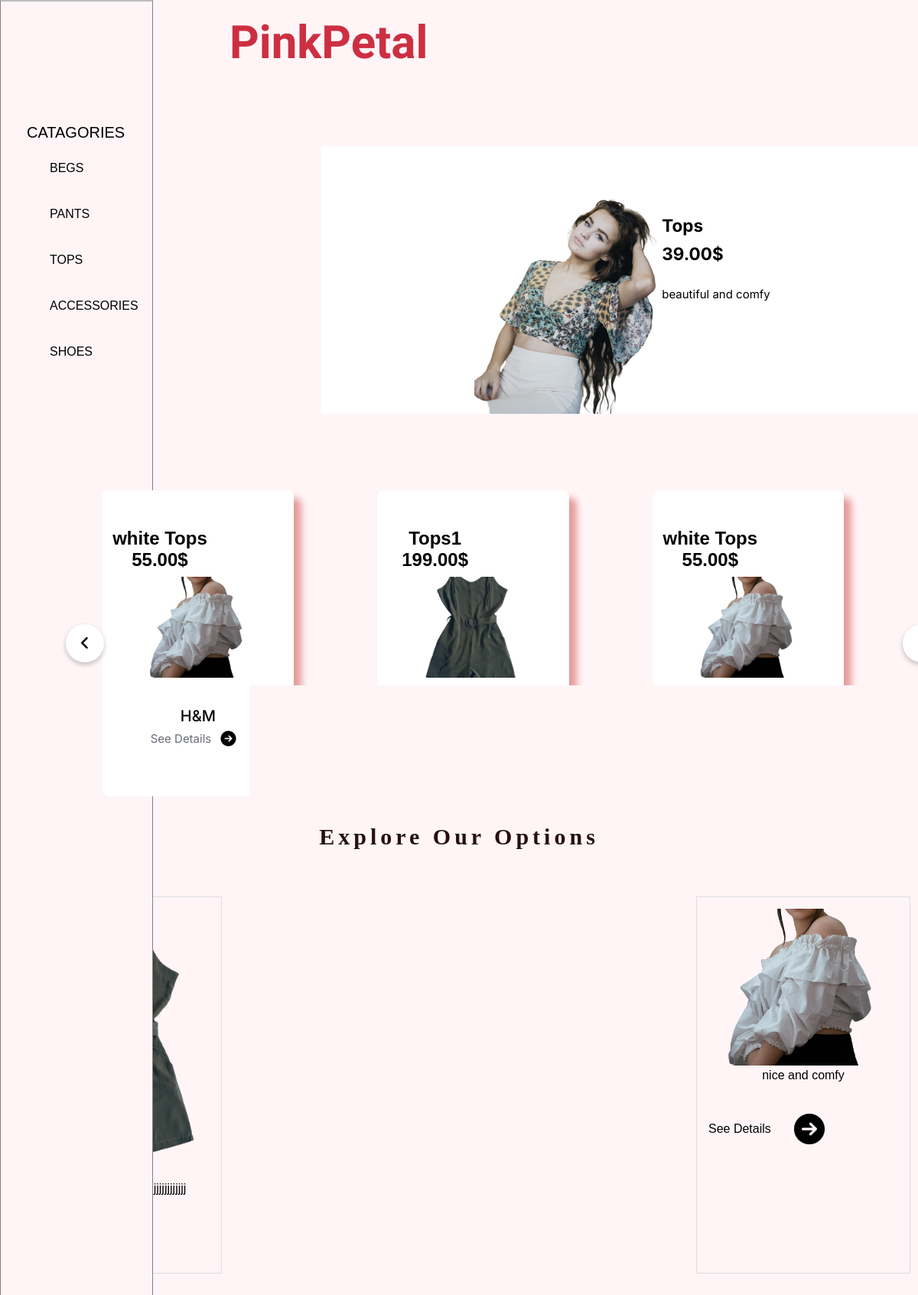
The app's page /categorybag/TOPS/ with its own data.
### petal2/models.py (models this page shows, shortened)
class Category(models.Model):
    name = models.CharField(max_length=100)

class SpecialProduct(models.Model):
    productName = models.CharField(max_length=30)
    price = models.DecimalField(max_digits=10, decimal_places=2)
    description = models.TextField(max_length=50)
    image = models.ImageField(upload_to='catagorybag/', blank=False)
    Category = models.ForeignKey(
        Category, on_delete=models.CASCADE, default=1)

class Product(models.Model):
    productName = models.CharField(max_length=30)
    Brand = models.CharField(max_length=50)
    Material = models.CharField(max_length=150)  # Corrected max_length
    Color = models.CharField(max_length=30)
    Item_Weight = models.DecimalField(
        max_digits=10, decimal_places=2)  # Corrected field type
    price = models.DecimalField(max_digits=10, decimal_places=2)
    description = models.TextField(max_length=50)
    image = models.ImageField(upload_to='catagorybag/', blank=False)
    Category = models.ForeignKey(
        Category, on_delete=models.CASCADE, default=1)

### petal2/views.py (the view)
# urls.py: path('categorybag/', views.categorybag, name='categorybag'),
def categorybag(request, category_name=None):
    Categories = Category.objects.all()
    if category_name:
        category = get_object_or_404(Category, name=category_name)
        products = Product.objects.filter(Category=category)
        SpecialProducts = SpecialProduct.objects.filter(Category=category)
    else:
        products = Product.objects.order_by('price')
        SpecialProducts = SpecialProduct.objects.all()
    return render(request, 'petal2/categorybag.html', {'products': products, 'Categories': Categories, 'SpecialProducts': SpecialProducts})

### petal2/templates/petal2/categorybag.html (shortened to what this page needs)
{% load static %}
<!DOCTYPE html>
<html lang="en">
<head>
    <link rel="stylesheet" href="{% static 'CSS/catagorybag.css' %}">
    <link rel="stylesheet" href="https://cdnjs.cloudflare.com/ajax/libs/font-awesome/6.3.0/css/all.min.css">
</head>
<body>
    <section class="header">
        <div class="nav-logo">
            <h1 class="logo">PinkPetal</h1>
        </div>
        <div class="nav">
            <div class="nav-btn">
                <label for="nav-check">
                </label>
            </div>
        </div>
    </section>
    <div class="sidebar">
        <div class="header-text">
            <span>CATAGORIES</span>
        </div>
        <div class="menu-bar">
            <div class="menu">
                {% for Category in Categories %}
                <li>
                    <a href="{% url 'categorybag_by_category' Category.name %}">{{ Category.name }}</a>
                </li>
                {% endfor %}
            </div>
        </div>
    </div>
    <section class="main">
        {% for SpecialProduct in SpecialProducts %}
        <div class="bag-box">
            <img src="{{ SpecialProduct.image.url }}">
            <div class="box-text">
                <h1>{{ SpecialProduct.productName }}</h1>
                <h1>{{ SpecialProduct.price }}$</h1>
                <p>{{ SpecialProduct.description }}</p>
            </div>
        </div>
        {% endfor %}
    </section>
    <section class="slider">
        <div class="wrapper">
            <i id="left" class="fa-solid fa-angle-left"></i>
            <ul class="carousel">
                {% for product in products %}
                <li class="card">
                    <h1>{{ product.productName }}</h1>
                    <h1>{{ product.price }}$</h1>
                    <div class="img"><img src="{{ product.image.url }}" alt="img" draggable="false"></div>
                    <h2>{{ product.Brand }}</h2>
                    <span class="details">See Details
                        <a href="{% url 'product_detail' product.id %}">
                            <img class="arroww" src="{% static 'images/circledright.png' %}" height="25px">
                        </a>
                    </span>
                </li>
                {% endfor %}
            </ul>
            <i id="right" class="fa-solid fa-angle-right"></i>
        </div>
    </section>
    <br><br>
    <div class="explore">
        <h2> Explore Our Options </h2>
    </div>
    <br> <br>
    <div class="product-container">
        {% for product in products %}
        <div class="product">
            <div class="product{{ product.id }}">
                <img class="grid-image" src="{{ product.image.url }}">
                <div class="item-description">{{ product.description }}</div>
                <br> <br>
            </div>
            <span class="details">See Details
                <a href="{% url 'product_detail' product.id %}">
                    <img class="arrow" src="{% static 'images/circledright.png' %}" height="25px">
                </a>
            </span>
        </div>
        {% endfor %}
    </div>
    <div class="footer">
    </div>
</body>
</html>

### petal2/static/css/catagorybag.css (style rules this page uses)
* { padding: 0; margin: 0; box-sizing: border-box }
body { background-color: #FFF5F7; }
.header { display: flex; align-items: center; justify-content: space-between; }
.nav-logo { font-family: 'Kaushan Script'; color: #CD2F42; font-size: 40px; margin-top: 20px; margin-left: 300px; cursor: pointer; }
body { font-family: Arial, sans-serif; margin: 0; padding: 0; box-sizing: border-box; }
.product-container { max-width: 1200px; margin: 0 auto; display: flex; flex-wrap: wrap; justify-content: space-around; }
.product { width: 23%; margin: 10px; border: 1px solid #ddd; padding: 15px; text-align: center; }
.product img { max-width: 100%; height: auto; }
.product-container { max-width: 1200px; margin: 0 auto; display: flex; flex-wrap: wrap; justify-content: space-between; }
.product { width: calc(25% - 20px); margin: 10px; border: 1px solid #ddd; padding: 15px; box-sizing: border-box; text-align: center; }
.explore { text-align: center; padding-bottom: 15px; color: rgb(40, 16, 16); font-family: 'Bona Nova'; font-size: 20px; border-radius: 4px; font-weight: 700; letter-spacing: 5px; }
.sidebar { position: fixed; top: 50%; left: 0; transform: translateY(-50%); height: 100%; width: 200px; padding: 10px 14px; background-color: #FFF5F7; border: 1px solid gray; }
.header-text span { font-size: 20px; font-weight: 500; padding-left: 20px; }
.header-text { margin-top: 150px; }
.sidebar li { height: 50px; list-style: none; margin-top: 10px; display: flex; align-items: center; border-radius: 10px; }
.sidebar li a { color: black; text-decoration: none; text-align: center; margin-left: 50px; }
.bag-box { height: 350px; width: 800px; background-color: white; margin-top: 100px; margin-left: 35%; display: flex; }
.bag-box img { height: auto; margin-top: -1px; margin-left: 200px; }
.box-text { font-family: 'Inter'; margin-top: 80px; font-size: 15px; }
.box-text h1 { margin-top: 10px; }
.box-text p { margin-top: 30px; }
.wrapper { max-width: 1100px; width: 100%; position: relative; left: -2in; margin-left: 10%; margin-top: 100px; }
.wrapper i { top: 50%; height: 50px; width: 50px; cursor: pointer; font-size: 1.25rem; position: absolute; text-align: center; line-height: 50px; background: #fff; border-radius: 50%; box-shadow: 0 3px 6px rgba(0, 0, 0, 0.23); transform: translateY(-50%); transition: transform 0.1s linear; }
.wrapper i:first-child { left: -22px; }
.wrapper i:last-child { right: -22px; }
.wrapper .carousel { display: grid; grid-auto-flow: column; grid-auto-columns: calc((100% / 3) - 12px); overflow-x: auto; scroll-snap-type: x mandatory; gap: 5px; border-radius: 8px; scroll-behavior: smooth; scrollbar-width: none; }
.carousel :where(.card, .img) { display: flex; justify-content: center; align-items: center; }
.carousel .card { scroll-snap-align: start; height: 400px; width: 250px; list-style: none; background: #fff; box-shadow: 10px 10px 10px #e59b9b; cursor: pointer; padding-bottom: 15px; flex-direction: column; border-radius: 8px; }
.carousel .card .img { height: 148px; width: 148px; }
.card .img img { width: 140px; height: 140px; object-fit: cover; border: 4px solid #fff; }
.details { display: flex; align-items: center; }
.details a { display: flex; align-items: center; text-decoration: none; }
.arrow { height: 10px; margin-left: 5px; }
.carousel .card h1 { margin-left: -100px; }
.carousel .card h2 { font-family: 'Inter'; font-weight: 500; font-size: 20px; margin: 30px 0 5px; }
.carousel .card span { font-family: 'Inter'; color: #6A6D78; font-size: 15px; }
.footer { height: 30px; }
.nav .nav-btn label { display: flex; flex-direction: column; row-gap: 5px; width: 50px; height: 50px; padding: 15px; border: none; border-top-right-radius: 10px; }
@media (max-width: 1930px) { .sidebar li { margin-top: 50px; } }
@media (max-width: 1930px) { .wrapper { margin-left: 30%; } }
@media (max-width: 1930px) { .carousel .card { scroll-snap-align: start; height: 400px; width: 300px; } }
@media (max-width: 1400px) { .sidebar li { margin-top: 10px; } }
@media (max-width: 1400px) { .wrapper { margin-left: 25%; } }
@media (max-width: 1400px) { .carousel .card { scroll-snap-align: start; height: 400px; width: 250px; } }

### records on screen
Category: name "BEGS"
Category: name "PANTS"
Category: name "TOPS"
Category: name "ACCESSORIES"
Category: name "SHOES"
SpecialProduct: image (picture), productName "Tops", price "39.00", description "beautiful and comfy"
Product: productName "Tops1", price "199.00", image (picture)
Product: productName "white Tops", price "55.00", image (picture), Brand "H&M", description "nice and comfy"
